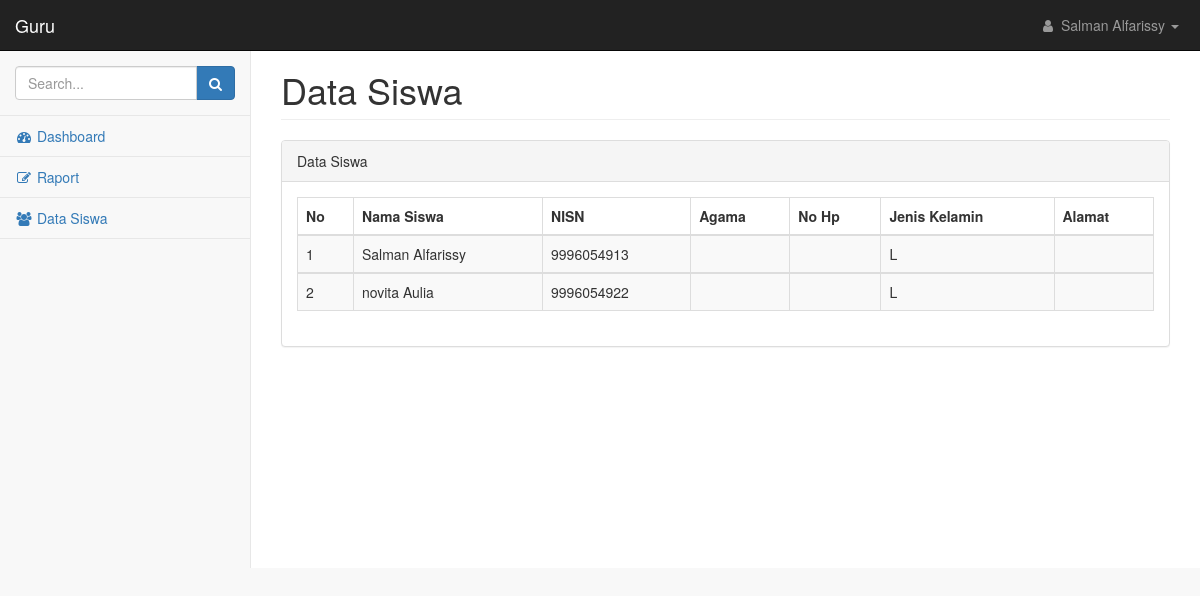
Screenshot of /guru/index.php?page=siswa&id_guru=1 with the database file from the repository.
### tables this page shows
CREATE TABLE `guru` (
  `id_guru` int(50) NOT NULL,
  `id_adm` int(50) NOT NULL,
  `nip_guru` varchar(100) NOT NULL,
  `password` varchar(50) NOT NULL,
  `nama_guru` varchar(100) NOT NULL,
  `email_guru` varchar(100) NOT NULL,
  `no_telp` varchar(100) NOT NULL,
  `jabatan` varchar(100) NOT NULL
);

CREATE TABLE `siswa` (
  `id_siswa` int(50) NOT NULL,
  `id_guru` int(50) NOT NULL,
  `id_adm` int(50) NOT NULL,
  `password` varchar(50) NOT NULL,
  `nisn` varchar(50) NOT NULL,
  `nis` varchar(100) NOT NULL,
  `nama_sis` varchar(100) NOT NULL,
  `foto_sis` text NOT NULL,
  `ttl` varchar(100) NOT NULL,
  `jenis_kelamin` varchar(50) NOT NULL,
  `agama` varchar(20) NOT NULL,
  `status_keluarga` varchar(50) NOT NULL,
  `anak_ke` varchar(20) NOT NULL,
  `alamat` text NOT NULL,
  `no_hp` varchar(20) NOT NULL,
  `kelas` varchar(40) NOT NULL,
  `tahun_diterima` varchar(25) NOT NULL,
  `semester_diterima` varchar(40) NOT NULL,
  `nama_sekolah_asal` text NOT NULL,
  `alamat_sekolah_asal` text NOT NULL,
  `tahun_ijazah_sebelumnya` varchar(20) NOT NULL,
  `nomor_ijazah_sebelumnya` varchar(20) NOT NULL,
  `tahun_skhun_sebelumya` varchar(20) NOT NULL,
  `nomor_skhun_sebelumnya` varchar(20) NOT NULL,
  `nama_ayah` varchar(100) NOT NULL,
  `nama_ibu` varchar(100) NOT NULL,
  `alamat_ortu` text NOT NULL,
  `pekerjaan_ayah` varchar(100) NOT NULL,
  `pekerjaan_ibu` varchar(100) NOT NULL,
  `nama_wali` varchar(100) NOT NULL,
  `alamat_wali` text NOT NULL,
  `no_hp_wali` varchar(20) NOT NULL,
  `pekerjaan_wali` varchar(100) NOT NULL,
  `cover` text NOT NULL
);

### guru/data_siswa.php (the view)
<div class="row">
    <div class="col-lg-12">
        <h1 class="page-header">Data Siswa</h1>
    </div>
</div>
<div class="row">
    <div class="col-lg-12">
        <div class="panel panel-default">
            <div class="panel-heading">
                Data Siswa
            </div>
            <div class="panel-body">
                <div class="table-responsive">
                    <table class="table table-striped table-bordered table-hover" id="dataTables-example">
                        <thead>
                            <tr>
                                <th>No</th>
                                <th>Nama Siswa</th>
                                <th>NISN</th>
                                <th>Agama</th>
                                <th>No Hp</th>
                                <th>Jenis Kelamin</th>
                                <th>Alamat</th>
                            </tr>
                        </thead>
                        <?php
                        $no=1;
                        include("../koneksi.php");
                        $siswa=mysqli_query($koneksi,"SELECT id_siswa,nama_sis,nisn,agama,no_hp,jenis_kelamin,alamat from siswa join guru using(id_guru) where id_guru=$_GET[id_guru] order by id_siswa");
                        while ($sw=mysqli_fetch_array($siswa)) {
                        ?>
                        <tbody>
                            <tr class="odd gradeX">
                                <td><?php echo $no?></td>
                                <td><?php echo $sw['nama_sis']?></td>
                                <td><?php echo $sw['nisn']?></td>
                                <td><?php echo $sw['agama']?></td>
                                <td><?php echo $sw['no_hp']?></td>
                                <td><?php echo $sw['jenis_kelamin']?></td>
                                <td><?php echo $sw['alamat']?></td>
                            </tr>
                            <?php
                            $no++;
                        }
                            ?>
                        </tbody>
                    </table>
                </div>
            </div>
        </div>
    </div>
</div>

### guru/index.php (shortened to what this page needs)
<!DOCTYPE html>
<html lang="en">
    <head>
        <link href="../scss/bootstrap.min.css" rel="stylesheet">
        <link href="../scss/metisMenu.min.css" rel="stylesheet">
        <link href="../css/dataTables/dataTables.bootstrap.css" rel="stylesheet">
        <link href="../css/dataTables/dataTables.responsive.css" rel="stylesheet">
        <link href="../scss/timeline.css" rel="stylesheet">
        <link href="../scss/startmin.css" rel="stylesheet">
        <link href="../scss/morris.css" rel="stylesheet">
        <link href="../scss/font-awesome.min.css" rel="stylesheet" type="text/css">
    </head>
    <body>
        <div id="wrapper">
            <nav class="navbar navbar-inverse navbar-fixed-top" role="navigation">
                <div class="navbar-header">
                    <a class="navbar-brand" href="index.php">Guru</a>
                </div>
                <ul class="nav navbar-right navbar-top-links">
                    <li class="dropdown">
                        <a class="dropdown-toggle" data-toggle="dropdown" href="#">
                        <?php
                        include("../koneksi.php");
                        $query=mysqli_query($koneksi,"SELECT * FROM guru WHERE id_guru=$_GET[id_guru]");
                        $data=mysqli_fetch_array($query);
                        ?>
                            <i class="fa fa-user fa-fw"></i> <?php echo $data['nama_guru']; ?> <b class="caret"></b>
                        </a>
                    </li>
                </ul>
                <div class="navbar-default sidebar" role="navigation">
                    <div class="sidebar-nav navbar-collapse">
                        <ul class="nav" id="side-menu">
                            <li class="sidebar-search">
                                <div class="input-group custom-search-form">
                                    <input type="text" class="form-control" placeholder="Search...">
                                    <span class="input-group-btn">
                                        <button class="btn btn-primary" type="button">
                                            <i class="fa fa-search"></i>
                                        </button>
                                </span>
                                </div>
                            </li>
                            <li>
                                <a href="?page=home&id_guru=<?php echo $_GET['id_guru']?>"><i class="fa fa-dashboard fa-fw"></i> Dashboard</a>
                            </li>
                            <li>
                                <a href="index.php?page=raport&id_guru=<?php echo $_GET['id_guru']?>"><i class="fa fa-edit fa-fw"></i> Raport </a>
                            </li>
                            <li>
                                <a href="index.php?page=siswa&id_guru=<?php echo $_GET['id_guru']?>"><i class="fa fa-users fa-fw"></i> Data Siswa </a>
                            </li>
                        </ul>
                    </div>
                </div>
            </nav>
            <div id="page-wrapper">
                <div class="container-fluid">
                    <?php
                    include_once "main.php";
                    ?>
                </div>
            </div>
        </div>
    </body>
</html>

### scss/startmin.css (style rules this page uses)
body { background-color: #f8f8f8; }
#wrapper { width: 100%; }
#page-wrapper { padding-top: 30px; min-height: 568px; background-color: #fff; }
@media (min-width:768px) { #page-wrapper { position: inherit; margin-left: 250px; padding: 30px 15px 0 15px; border-left: 1px solid #e7e7e7; } }
.navbar-header { float: left; }
.navbar-right { text-align: right; }
.navbar-top-links { margin: 0; }
.navbar-top-links li { display: inline-block; }
.navbar-top-links li:last-child { margin-right: 6px; }
.navbar-top-links li a { padding: 15px; min-height: 50px; }
.navbar-top-links>li>a { color: #999; }
.sidebar .sidebar-nav.navbar-collapse { padding-right: 0; padding-left: 0; }
.sidebar .sidebar-search { padding: 15px; }
.sidebar ul li { border-bottom: 1px solid #e7e7e7; }
@media (min-width:768px) { .sidebar { z-index: 1; position: absolute; width: 250px; margin-top: 51px; } }

### rows the page displays
guru: nama_guru "Salman Alfarissy"
siswa: nama_sis "Salman Alfarissy", nisn "9996054913", jenis_kelamin "L"
siswa: nama_sis "novita Aulia", nisn "9996054922", jenis_kelamin "L"
